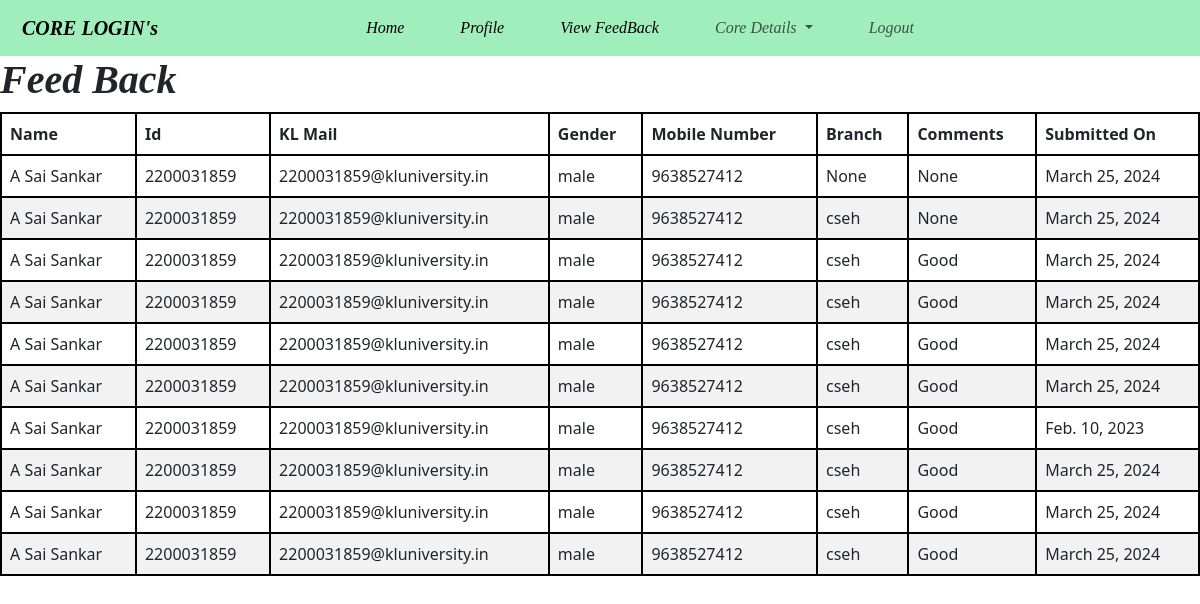
The page /feed/viewfeed/ on the database its author committed.
### feedback/models.py (models this page shows)
class Feed(models.Model):
    name=models.CharField(max_length=100)
    iid=models.CharField(max_length=100)
    email=models.EmailField()
    gende = [
        ('male', 'Male'),
        ('female', 'Female'),
    ]
    gender = models.CharField(max_length=20, choices=gende)
    phonenumber=models.CharField(max_length=100)
    branch=models.CharField(max_length=100,null=True)
    Comments=models.CharField(max_length=100,null=True)
    date=models.DateField()
    class Meta:
        db_table="Feed" #To show the table name to the user

### feedback/views.py (the view)
# urls.py: path('viewfeed/',viewfeed,name='viewfeed'),
def viewfeed(request):
    job_details_list = Feed.objects.all()
    return render(request, 'viewfeed.html', {'job_details_list': job_details_list})

### templates/viewfeed.html (shortened to what this page needs)
<!DOCTYPE html>
{% extends 'corenavbar.html' %}
{% load static %}
{% block body %}
<h1>Feed Back</h1>
<table border="2">
  <thead>
  <tr>
    <th>Name</th>
    <th>Id</th>
    <th>KL Mail</th>
    <th>Gender</th>
    <th>Mobile Number</th>
    <th>Branch</th>
    <th>Comments</th>
    <th>Submitted On</th>
  </tr>
  </thead>
  <tbody>
  {% for job_application in job_details_list %}
  <tr>
    <td>{{ job_application.name }}</td>
    <td>{{ job_application.iid }}</td>
    <td>{{ job_application.email }}</td>
    <td>{{ job_application.gender }}</td>
    <td>{{ job_application.phonenumber }}</td>
    <td>{{ job_application.branch }}</td>
    <td>{{ job_application.Comments }}</td>
    <td>{{ job_application.date }}</td>
  </tr>
  {% endfor %}
  </tbody>
</table>
{% endblock %}

### templates/corenavbar.html (style rules this page uses)
h1 { font-style: italic; font-weight: bold; font-family: cursive; }
table { border-collapse: collapse; width: 100%; }
th, td { border: 1px solid #dddddd; text-align: left; padding: 8px; }
tr:nth-child(even) { background-color: #f2f2f2; }

### templates/viewfeed.html (style rules this page uses)
table, th, td { border: 2px solid black; }

### rows shown on the page
Feed: name "A Sai Sankar", iid "2200031859", email "2200031859@kluniversity.in", gender "male", phonenumber "9638527412", branch "None", Comments "None", date "March 25, 2024"
Feed: name "A Sai Sankar", iid "2200031859", email "2200031859@kluniversity.in", gender "male", phonenumber "9638527412", branch "cseh", Comments "None", date "March 25, 2024"
Feed: name "A Sai Sankar", iid "2200031859", email "2200031859@kluniversity.in", gender "male", phonenumber "9638527412", branch "cseh", Comments "Good", date "March 25, 2024"
Feed: name "A Sai Sankar", iid "2200031859", email "2200031859@kluniversity.in", gender "male", phonenumber "9638527412", branch "cseh", Comments "Good", date "March 25, 2024"
Feed: name "A Sai Sankar", iid "2200031859", email "2200031859@kluniversity.in", gender "male", phonenumber "9638527412", branch "cseh", Comments "Good", date "March 25, 2024"
Feed: name "A Sai Sankar", iid "2200031859", email "2200031859@kluniversity.in", gender "male", phonenumber "9638527412", branch "cseh", Comments "Good", date "March 25, 2024"
Feed: name "A Sai Sankar", iid "2200031859", email "2200031859@kluniversity.in", gender "male", phonenumber "9638527412", branch "cseh", Comments "Good", date "Feb. 10, 2023"
Feed: name "A Sai Sankar", iid "2200031859", email "2200031859@kluniversity.in", gender "male", phonenumber "9638527412", branch "cseh", Comments "Good", date "March 25, 2024"
Feed: name "A Sai Sankar", iid "2200031859", email "2200031859@kluniversity.in", gender "male", phonenumber "9638527412", branch "cseh", Comments "Good", date "March 25, 2024"
Feed: name "A Sai Sankar", iid "2200031859", email "2200031859@kluniversity.in", gender "male", phonenumber "9638527412", branch "cseh", Comments "Good", date "March 25, 2024"
